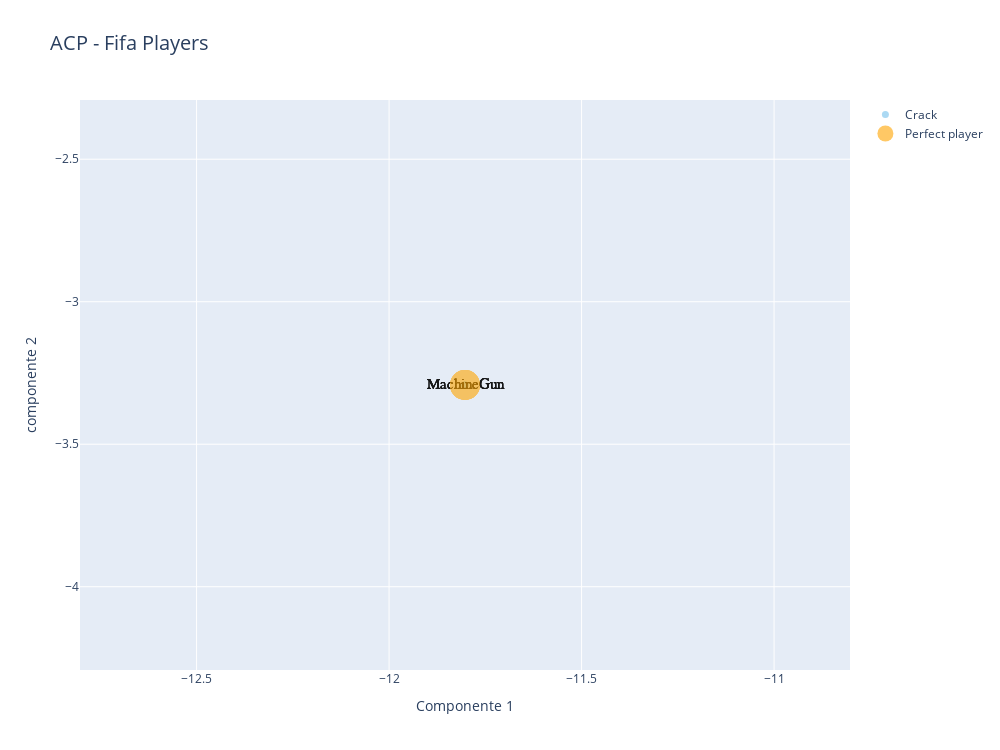

The code cell stored with this chart in its notebook:
### Code cell
iplot(fig)

### Figure 1 — Plotly figure (JSON) as saved in the notebook; plotly's stock layout.template omitted (floating-point values rounded to 4 significant figures)
{"data": [{"marker": {"color": "red", "size": 3}, "mode": "markers", "name": "Average player", "opacity": 0.6, "text": [], "type": "scatter", "x": [], "y": []}, {"marker": {"color": "#A2D5F2", "size": 7}, "mode": "markers+text", "name": "Crack", "opacity": 0.9, "text": ["MachineGun", "MachineGun", "MachineGun", "MachineGun"], "textfont": {"color": "black", "family": "sans serif", "size": 15}, "type": "scatter", "x": [-11.8, -11.8, -11.8, -11.8], "y": [-3.292, -3.292, -3.292, -3.292]}, {"marker": {"color": "orange", "size": 30}, "mode": "markers+text", "name": "Perfect player", "opacity": 0.6, "textfont": {"color": "black", "family": "sans serif", "size": 20}, "type": "scatter", "x": [-11.8, -11.8, -11.8, -11.8], "y": [-3.292, -3.292, -3.292, -3.292]}, {"marker": {"color": "green", "size": 40}, "mode": "markers+text", "name": "Searched player", "opacity": 1, "text": [], "textfont": {"color": "black", "family": "sans serif", "size": 20}, "type": "scatter", "x": [], "y": []}], "layout": {"autosize": false, "height": 750, "title": {"font": {"size": 20}, "text": "ACP - Fifa Players"}, "width": 1000, "xaxis": {"title": {"text": "Componente 1"}}, "yaxis": {"title": {"text": "componente 2"}}}}
